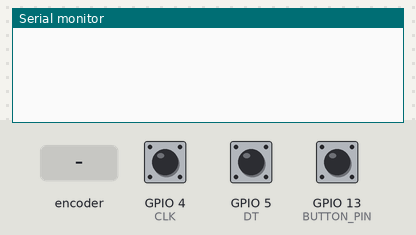
Bench run of a sketch on a simulated ESP32. Parts: the last lines printed to the serial monitor. The inputs (shaded band) are chosen by the test bench; at power-on: GPIO 13 (BUTTON_PIN) HIGH, GPIO 4 (CLK) HIGH, GPIO 5 (DT) HIGH.

Above: at 1.2 s.
1.3 s: rotary encoder on GPIO 4 (CLK) / GPIO 5 (DT) turned 1 step (first pin leading)
At 2.4 s:
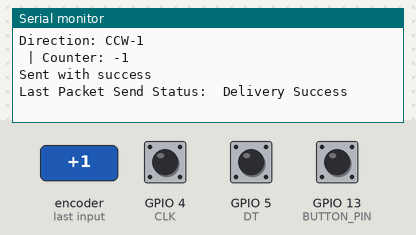
3.0 s: GPIO 13 (BUTTON_PIN) pulled LOW for 0.15 s
At 3.6 s:
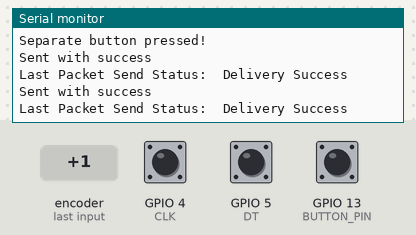
4.6 s: rotary encoder on GPIO 4 (CLK) / GPIO 5 (DT) turned 2 steps (second pin leading)
At 5.9 s:
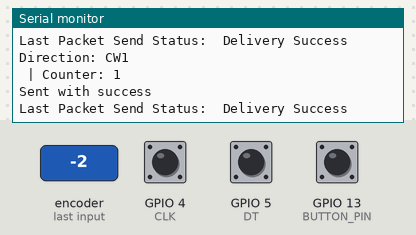

Measured:
- after the input at 1.3 s, the serial monitor: prints a new line after 0.05 s (image 1)
- after the input at 3.0 s, the serial monitor: prints a new line at once (image 2)
- after the input at 4.6 s, the serial monitor: prints a new line after 0.08 s (image 3)

The sketch:

KnobModule.ino
```cpp
//include libraries
#include <esp_now.h>
#include <WiFi.h>

// Pin definitions for rotary encoder
#define CLK 4
#define DT 5
#define BUTTON_PIN 13
// Rotary encoder and button state variables
int counter = 0;
int currentStateCLK;
int lastStateCLK;
String currentDir = "";
unsigned long lastButtonPress = 0;
int prevbuttonstate = 0;

// THE RECEIVER'S MAC Address
uint8_t broadcastAddress[] = {0xd8, 0x3b, 0xda, 0xa4, 0xcc, 0xe8};

// Structure to send data
// Must match the receiver structure
typedef struct struct_message {
    int id; // Must be unique for each sender board
    int x;  // Rotary encoder direction
    int y;  // Separate button state
} struct_message;

// Create a struct_message called myData
struct_message myData;

// Create peer interface
esp_now_peer_info_t peerInfo;

// Callback when data is sent
void OnDataSent(const uint8_t *mac_addr, esp_now_send_status_t status) {
  Serial.print("\r\nLast Packet Send Status:\t");
  Serial.println(status == ESP_NOW_SEND_SUCCESS ? "Delivery Success" : "Delivery Fail");
}

void setup() {
  // Set encoder pins as inputs
  pinMode(CLK, INPUT);
  pinMode(DT, INPUT);

  // Set up the button pin
  pinMode(BUTTON_PIN, INPUT_PULLUP);

  Serial.begin(115200);
  lastStateCLK = digitalRead(CLK);

  // Set device as a Wi-Fi Station
  WiFi.mode(WIFI_STA);

  // Init ESP-NOW
  if (esp_now_init() != ESP_OK) {
    Serial.println("Error initializing ESP-NOW");
    return;
  }

  // Register for Send Callback
  esp_now_register_send_cb(OnDataSent);

  // Register peer
  memcpy(peerInfo.peer_addr, broadcastAddress, 6);
  peerInfo.channel = 0;
  peerInfo.encrypt = false;

  // Add peer
  if (esp_now_add_peer(&peerInfo) != ESP_OK) {
    Serial.println("Failed to add peer");
    return;
  }
}

//Encoder function for scrolling direction
void EncoderRotation() {
  currentStateCLK = digitalRead(CLK);
  myData.id = 2;

  if (currentStateCLK != lastStateCLK && currentStateCLK == 1) {
    // If the DT state is different than the CLK state then
    // the encoder is rotating CCW so decrement
    if (digitalRead(DT) != currentStateCLK) {
      counter--;
      currentDir = "CCW";
      myData.x = -1;
    } else {
      // Encoder is rotating CW so increment
      counter++;
      currentDir = "CW";
      myData.x = 1;
    }
    //for debugging
    Serial.print("Direction: ");
    Serial.print(currentDir);
    Serial.println(myData.x);
    Serial.print(" | Counter: ");
    Serial.println(counter);
    //transmitting data to receiver
    esp_err_t result = esp_now_send(broadcastAddress, (uint8_t *)&myData, sizeof(myData));
    if (result == ESP_OK) {
      Serial.println("Sent with success");
    } else {
      Serial.println("Error sending the data");
    }
  } else {
    myData.x = 0;
  }

  // Remember last CLK state
  lastStateCLK = currentStateCLK;
}
//function for encoder button press and transmission
void button() {
  myData.id = 2;
  int btnState = digitalRead(BUTTON_PIN); // Read the separate button's state

  if (btnState == LOW && prevbuttonstate == 0) { // Button pressed
    if (millis() - lastButtonPress > 50) { // Debouncing
      Serial.println("Separate button pressed!");
      myData.y = 1;
      esp_err_t result = esp_now_send(broadcastAddress, (uint8_t *)&myData, sizeof(myData));
      if (result == ESP_OK) {
        Serial.println("Sent with success");
      } else {
        Serial.println("Error sending the data");
      }
      lastButtonPress = millis();
      prevbuttonstate = 1;
    }
  } else if (btnState == HIGH && prevbuttonstate == 1) { // Button released
    myData.y = 0;
    esp_err_t result = esp_now_send(broadcastAddress, (uint8_t *)&myData, sizeof(myData));
    if (result == ESP_OK) {
      Serial.println("Sent with success");
    } else {
      Serial.println("Error sending the data");
    }
    prevbuttonstate = 0;
  }
}
//Loop that executes both functions
void loop() {
  EncoderRotation(); // Handle rotary encoder
  button();          // Handle the separate button
  delay(10);         // Small delay for stability
}
```
